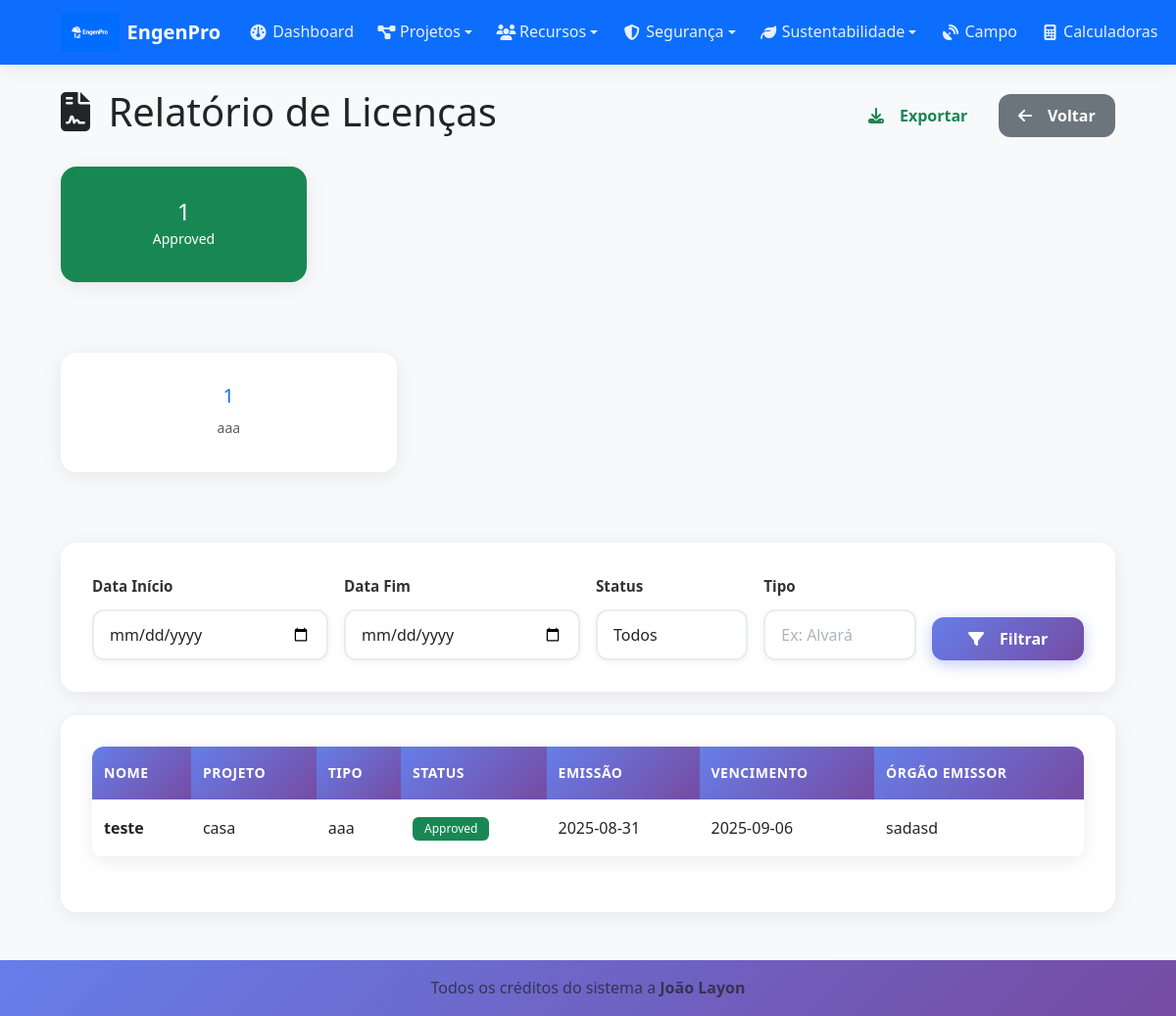
The app's page /reports/permits (signed in) with its own data.
### tables this page shows
CREATE TABLE permits (
    id INTEGER PRIMARY KEY AUTOINCREMENT,
    project_id INTEGER,
    name TEXT NOT NULL,
    type TEXT,
    status TEXT DEFAULT 'pending',
    issue_date DATE,
    expiry_date DATE,
    issuing_authority TEXT,
    document_path TEXT,
    created_at TIMESTAMP DEFAULT CURRENT_TIMESTAMP,
    FOREIGN KEY (project_id) REFERENCES projects (id)
);

CREATE TABLE projects (
    id INTEGER PRIMARY KEY AUTOINCREMENT,
    name TEXT NOT NULL,
    description TEXT,
    status TEXT DEFAULT 'active',
    start_date DATE,
    end_date DATE,
    budget REAL DEFAULT 0,
    user_id INTEGER,
    created_at TIMESTAMP DEFAULT CURRENT_TIMESTAMP,
    FOREIGN KEY (user_id) REFERENCES users (id)
);

### blueprints/reports.py (the view)
@reports_bp.route('/permits')
def permits():
    if 'user_id' not in session:
        return redirect(url_for('auth.login'))
    db = get_db()
    start_date = request.args.get('start_date')
    end_date = request.args.get('end_date')
    status = request.args.get('status')
    permit_type = request.args.get('type')
    query = '''
        SELECT pr.*, p.name as project_name
        FROM permits pr
        LEFT JOIN projects p ON pr.project_id = p.id
        WHERE 1=1
    '''
    params = []
    if start_date:
        query += ' AND pr.issue_date >= ?'
        params.append(start_date)
    if end_date:
        query += ' AND pr.issue_date <= ?'
        params.append(end_date)
    if status:
        query += ' AND pr.status = ?'
        params.append(status)
    if permit_type:
        query += ' AND pr.type = ?'
        params.append(permit_type)
    query += ' ORDER BY pr.issue_date DESC'
    permits = db.execute(query, params).fetchall()
    expiring_permits = db.execute(
        'SELECT pr.*, p.name as project_name FROM permits pr '
        'LEFT JOIN projects p ON pr.project_id = p.id '
        'WHERE pr.expiry_date <= date("now", "+30 days") AND pr.expiry_date >= date("now") '
        'ORDER BY pr.expiry_date ASC'
    ).fetchall()
    status_stats = db.execute(
        'SELECT status, COUNT(*) as count FROM permits GROUP BY status'
    ).fetchall()
    type_stats = db.execute(
        'SELECT type, COUNT(*) as count FROM permits WHERE type IS NOT NULL GROUP BY type'
    ).fetchall()
    return render_template('reports/permits.html',
                         permits=permits,
                         expiring_permits=expiring_permits,
                         status_stats=status_stats,
                         type_stats=type_stats,
                         filters={
                             'start_date': start_date,
                             'end_date': end_date,
                             'status': status,
                             'type': permit_type
                         })

### blueprints/reports.py (called while the page is built)
def get_db():
    from flask import current_app
    return current_app.get_db()

### templates/reports/permits.html (shortened to what this page needs)
{% extends "base.html" %}
{% block content %}
<div class="d-flex justify-content-between align-items-center mb-4">
    <h1>
        <i class="fas fa-file-contract me-2"></i>
        Relatório de Licenças
    </h1>
    <div>
        <a href="{{ url_for('reports.export', report_type='permits') }}" class="btn btn-outline-success me-2">
            <i class="fas fa-download me-2"></i>
            Exportar
        </a>
        <a href="{{ url_for('reports.index') }}" class="btn btn-secondary">
            <i class="fas fa-arrow-left me-2"></i>
            Voltar
        </a>
    </div>
</div>
<div class="row mb-4">
    {% for status in status_stats %}
        <div class="col-md-3 mb-3">
            <div class="card bg-{{ 'success' if status.status == 'approved' else 'warning' if status.status == 'pending' else 'danger' }} text-white">
                <div class="card-body text-center">
                    <h4 class="mb-0">{{ status.count }}</h4>
                    <small>{{ status.status.title() }}</small>
                </div>
            </div>
        </div>
    {% endfor %}
</div>
{% if type_stats %}
<div class="row mb-4">
    {% for type_stat in type_stats %}
        <div class="col-md-4 mb-3">
            <div class="card">
                <div class="card-body text-center">
                    <h5 class="text-primary">{{ type_stat.count }}</h5>
                    <small class="text-muted">{{ type_stat.type }}</small>
                </div>
            </div>
        </div>
    {% endfor %}
</div>
{% endif %}
<div class="card mb-4">
    <div class="card-body">
        <form method="GET" class="row g-3">
            <div class="col-md-3">
                <label for="start_date" class="form-label">Data Início</label>
                <input type="date" class="form-control" id="start_date" name="start_date"
                       value="{{ filters.start_date or '' }}">
            </div>
            <div class="col-md-3">
                <label for="end_date" class="form-label">Data Fim</label>
                <input type="date" class="form-control" id="end_date" name="end_date"
                       value="{{ filters.end_date or '' }}">
            </div>
            <div class="col-md-2">
                <label for="status" class="form-label">Status</label>
                <select class="form-select" id="status" name="status">
                    <option value="">Todos</option>
                </select>
            </div>
            <div class="col-md-2">
                <label for="type" class="form-label">Tipo</label>
                <input type="text" class="form-control" id="type" name="type"
                       value="{{ filters.type or '' }}" placeholder="Ex: Alvará">
            </div>
            <div class="col-md-2 d-flex align-items-end">
                <button type="submit" class="btn btn-primary w-100">
                    <i class="fas fa-filter me-2"></i>
                    Filtrar
                </button>
            </div>
        </form>
    </div>
</div>
{% if permits %}
    <div class="card">
        <div class="card-body">
            <div class="table-responsive">
                <table class="table table-hover">
                    <thead>
                        <tr>
                            <th>Nome</th>
                            <th>Projeto</th>
                            <th>Tipo</th>
                            <th>Status</th>
                            <th>Emissão</th>
                            <th>Vencimento</th>
                            <th>Órgão Emissor</th>
                        </tr>
                    </thead>
                    <tbody>
                        {% for permit in permits %}
                            <tr>
                                <td><strong>{{ permit.name }}</strong></td>
                                <td>{{ permit.project_name or 'N/A' }}</td>
                                <td>{{ permit.type or '-' }}</td>
                                <td>
                                    <span class="badge bg-{{ 'success' if permit.status == 'approved' else 'warning' if permit.status == 'pending' else 'danger' }}">
                                        {{ permit.status.title() }}
                                    </span>
                                </td>
                                <td>{{ permit.issue_date or '-' }}</td>
                                <td>{{ permit.expiry_date or '-' }}</td>
                                <td>{{ permit.issuing_authority or '-' }}</td>
                            </tr>
                        {% endfor %}
                    </tbody>
                </table>
            </div>
        </div>
    </div>
{% endif %}
{% endblock %}

### static/css/style.css (style rules this page uses)
:root { --primary-color: #0d6efd; --success-color: #198754; --warning-color: #ffc107; --danger-color: #dc3545; --info-color: #0dcaf0; --dark-color: #212529; --light-color: #f8f9fa; --border-radius: 0.375rem; --box-shadow: 0 0.125rem 0.25rem rgba(0, 0, 0, 0.075); --box-shadow-lg: 0 1rem 3rem rgba(0, 0, 0, 0.175); }
body { font-family: 'Segoe UI', Tahoma, Geneva, Verdana, sans-serif; background-color: #f8f9fa; line-height: 1.6; }
.card { border: none; box-shadow: var(--box-shadow); transition: all 0.3s ease; border-radius: var(--border-radius); }
.btn { border-radius: var(--border-radius); font-weight: 500; transition: all 0.3s ease; border-width: 1px; }
.form-control, .form-select { border-radius: var(--border-radius); border-color: #ced4da; transition: all 0.3s ease; }
.form-label { font-weight: 600; color: var(--dark-color); margin-bottom: 0.5rem; }
.table { border-radius: var(--border-radius); overflow: hidden; }
.table thead th { background-color: var(--light-color); border-bottom: 2px solid #dee2e6; font-weight: 600; color: var(--dark-color); }
.badge { font-weight: 500; padding: 0.375rem 0.75rem; border-radius: var(--border-radius); }
* { box-sizing: border-box; }
html { scroll-behavior: smooth; -webkit-text-size-adjust: 100%; }
body { -webkit-overflow-scrolling: touch; touch-action: manipulation; }
.card { border: none; border-radius: 16px; box-shadow: 0 4px 20px rgba(0,0,0,0.08); transition: all 0.4s cubic-bezier(0.175, 0.885, 0.32, 1.275); overflow: hidden; margin-bottom: 1.5rem; backdrop-filter: blur(10px); background: rgba(255, 255, 255, 0.95); }
.card-body { padding: 1.5rem; }
.btn { min-height: 44px; padding: 0.75rem 1.5rem; border-radius: 12px; font-weight: 600; border: none; position: relative; overflow: hidden; transition: all 0.3s cubic-bezier(0.175, 0.885, 0.32, 1.275); text-decoration: none; display: inline-flex; align-items: center; justify-content: center; gap: 0.5rem; font-size: 0.95rem; cursor: pointer; user-select: none; -webkit-tap-highlight-color: transparent; }
.btn::before { content: ''; position: absolute; top: 0; left: -100%; width: 100%; height: 100%; background: linear-gradient(90deg, transparent, rgba(255,255,255,0.3), transparent); transition: left 0.6s; }
.btn-primary { background: linear-gradient(135deg, #667eea 0%, #764ba2 100%); color: white; box-shadow: 0 4px 15px rgba(102, 126, 234, 0.4); }
.form-label { font-weight: 600; color: #333; margin-bottom: 0.75rem; font-size: 0.95rem; }
.form-control, .form-select { min-height: 48px; padding: 0.875rem 1rem; border: 2px solid #e9ecef; border-radius: 12px; font-size: 1rem; transition: all 0.3s ease; background: white; box-shadow: 0 2px 8px rgba(0,0,0,0.05); }
.form-control::placeholder { color: #adb5bd; font-weight: 400; }
.table-responsive { border-radius: 12px; box-shadow: 0 4px 20px rgba(0,0,0,0.08); margin-bottom: 1.5rem; overflow: hidden; }
.table { margin-bottom: 0; font-size: 0.9rem; }
.table thead th { background: linear-gradient(135deg, #667eea 0%, #764ba2 100%); color: white; border: none; padding: 1rem 0.75rem; font-weight: 600; font-size: 0.875rem; text-transform: uppercase; letter-spacing: 0.5px; position: sticky; top: 0; z-index: 10; }
.table tbody td { padding: 1rem 0.75rem; vertical-align: middle; border-color: rgba(0,0,0,0.05); }
.table tbody tr { transition: all 0.3s ease; }
@media (min-width: 414px) { .btn { font-size: 1rem; } }
@media (min-width: 414px) { .card-body { padding: 1.75rem; } }
@media (min-width: 768px) { .card { margin-bottom: 2rem; } }
@media (min-width: 768px) { .card-body { padding: 2rem; } }
@media (min-width: 768px) { .btn { min-height: 40px; padding: 0.625rem 1.25rem; } }
@media (min-width: 768px) { .form-control, .form-select { min-height: 44px; padding: 0.75rem 1rem; } }
@media (min-width: 768px) { .table { font-size: 1rem; } }
.btn, .card, .nav-link, .dropdown-item, .table tbody tr { -webkit-tap-highlight-color: transparent; touch-action: manipulation; }
.btn, .form-control, .form-select, .nav-link { min-height: 44px; }
* { -webkit-transform: translateZ(0); transform: translateZ(0); }
.card, .btn, .navbar, .table-responsive { will-change: transform; backface-visibility: hidden; perspective: 1000px; }

### records on screen
permits: name "teste", name "casa", type "aaa", status "Approved", issue_date "2025-08-31", expiry_date "2025-09-06", issuing_authority "sadasd"

### other values on screen
{{ status.count }} "1"
{{ status.status.title() }} "Approved"
{{ type_stat.count }} "1"
{{ type_stat.type }} "aaa"
